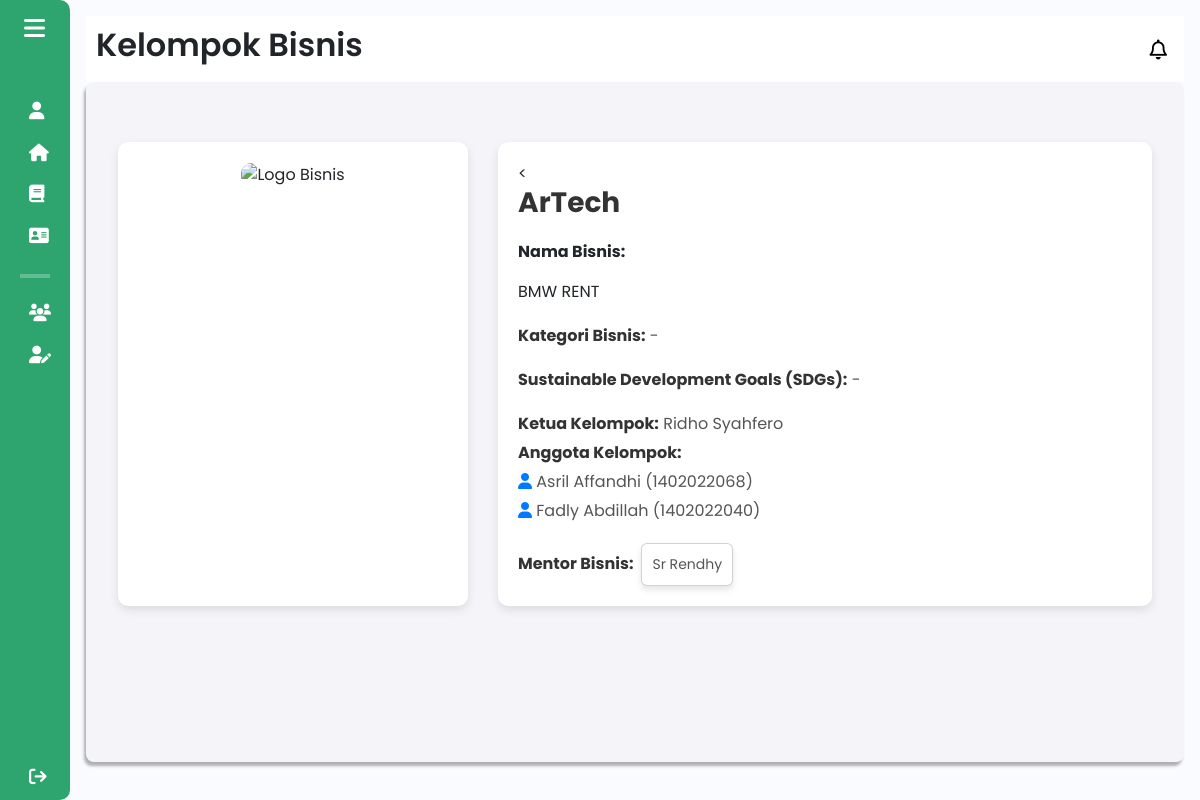
Page /components/pages/mahasiswa/detail_kelompok_bisnis.php?id=10 (signed in) on the committed database.
### tables this page shows
CREATE TABLE `mahasiswa` (
  `id` int(11) NOT NULL,
  `user_id` int(11) NOT NULL,
  `nama` varchar(100) NOT NULL,
  `npm` varchar(15) NOT NULL,
  `program_studi` varchar(100) NOT NULL,
  `tahun_angkatan` varchar(100) NOT NULL,
  `email` varchar(100) DEFAULT NULL,
  `contact` varchar(15) DEFAULT NULL,
  `fakultas` varchar(100) DEFAULT NULL
);

CREATE TABLE `anggota_kelompok` (
  `id` int(11) NOT NULL,
  `id_kelompok` int(11) DEFAULT NULL,
  `npm_anggota` varchar(20) DEFAULT NULL
);

### components/pages/mahasiswa/detail_kelompok_bisnis.php (the view, shortened to what this page needs)
<?php
include $_SERVER['DOCUMENT_ROOT'] . '/Aplikasi-Kewirausahaan/config/db_connection.php';
$npm_mahasiswa = $_SESSION['npm'];
$cekKelompokQuery = "
    SELECT kb.*, ak.id_kelompok AS anggota_id
    FROM kelompok_bisnis kb
    LEFT JOIN anggota_kelompok ak ON kb.id_kelompok = ak.id_kelompok
    WHERE kb.npm_ketua = '$npm_mahasiswa' OR ak.npm_anggota = '$npm_mahasiswa' LIMIT 1";
$cekKelompokResult = mysqli_query($conn, $cekKelompokQuery);
$kelompokTerdaftar = mysqli_fetch_assoc($cekKelompokResult);
$mentorAda = !empty($kelompokTerdaftar['mentor_bisnis']);
?>
<!DOCTYPE html>
<html lang="en">
<head>
    <link href="https://cdn.lineicons.com/4.0/lineicons.css" rel="stylesheet" />
    <link href="https://cdn.jsdelivr.net/npm/bootstrap@5.3.0-alpha3/dist/css/bootstrap.min.css" rel="stylesheet"
>
    <link rel="stylesheet" href="/Aplikasi-Kewirausahaan/assets/css/detail_kelompok.css">
</head>
<body>
    <div class="wrapper">
        <?php include 'sidebar_mahasiswa.php'; ?>
        <div class="main p-3">
            <div class="main_header">
                <?php
                    include 'header_mahasiswa.php';
                ?>
            </div>
            <div class="main_wrapper">
                <?php if ($kelompokTerdaftar) { ?>
                    <div class="container">
                        <div class="left">
                            <img alt="Logo Bisnis" src="/Aplikasi-Kewirausahaan/components/pages/mahasiswa/logos/<?php echo $kelompokTerdaftar['logo_bisnis']; ?>" />
                        </div>
                        <div class="right">
                            <
                        <?php if (!$mentorAda) { ?>
                            <div class="title-edit">
                                <h1 id="nama-kelompok-text"><?php echo htmlspecialchars($kelompokTerdaftar['nama_kelompok']); ?></h1>
                                <input type="text" id="nama-kelompok-input" value="<?php echo htmlspecialchars($kelompokTerdaftar['nama_kelompok']); ?>" style="display: none;" />
                                <button class="edit-btn" type="button" title="Edit Kelompok Bisnis">
                                    <i class="fas fa-edit"></i>
                                </button>
                            </div>
                        <?php } else { ?>
                            <div class="title-edit">
                                <h1 id="nama-kelompok-text"><?php echo htmlspecialchars($kelompokTerdaftar['nama_kelompok']); ?></h1>
                            </div>
                        <?php } ?>
                            <p><strong>Nama Bisnis:</strong></p>
                            <span id="nama-bisnis-text"><?php echo htmlspecialchars($kelompokTerdaftar['nama_bisnis']); ?></span>
                            <div class="category">
                                <p><strong>Kategori Bisnis:</strong> -</p>
                            </div>
                            <div class="sdg">
                                <p><strong>Sustainable Development Goals (SDGs):</strong> -</p>
                            </div>
                            <div class="bottom">
                                <div class="members">
                                    <p><strong>Ketua Kelompok:</strong>
                                        <?php
                                            $ketuaQuery = "SELECT nama FROM mahasiswa WHERE npm = '" . $kelompokTerdaftar['npm_ketua'] . "' LIMIT 1";
                                            $ketuaResult = mysqli_query($conn, $ketuaQuery);
                                            $ketuaData = mysqli_fetch_assoc($ketuaResult);
                                            echo $ketuaData['nama'];
                                        ?>
                                    </p>
                                    <p><strong>Anggota Kelompok:</strong></p>
                                    <?php
                                    $anggotaQuery = "
                                        SELECT ak.npm_anggota, m.nama
                                        FROM anggota_kelompok ak
                                        JOIN mahasiswa m ON ak.npm_anggota = m.npm
                                        WHERE ak.id_kelompok = " . $kelompokTerdaftar['id_kelompok'];
                                    $anggotaResult = mysqli_query($conn, $anggotaQuery);
                                    while ($anggota = mysqli_fetch_assoc($anggotaResult)) {
                                        echo "<p><i class='fas fa-user'></i> " . $anggota['nama'] . " (" . $anggota['npm_anggota'] . ")</p>";
                                    }
                                    ?>
                                </div>
                                <div class="tutor">
                                    <div class="d-flex align-items-center mentor">
                                        <strong class="me-2">Mentor Bisnis:</strong>
                                        <?php if ($mentorAda) { ?>
                                            <a class="text-decoration-none" data-bs-toggle="collapse" href="#collapseExample" role="button" aria-expanded="false" aria-controls="collapseExample">
                                                <div class="card d-inline-block" title="Lihat Detail Mentor Bisnis">
                                                    <div class="card-body p-0">
                                                        <p class="card-text m-0 text-center">
                                                            <?php echo htmlspecialchars($kelompokTerdaftar['mentor_bisnis']); ?>
                                                        </p>
                                                    </div>
                                                </div>
                                            </a>
                                        <?php } else { ?>
                                            <span class="text-muted">Belum ada mentor bisnis</span>
                                        <?php } ?>
                                    </div>
                                </div>
                            </div>
                        </div>
                    </div>
                <?php } else { ?>
                    <div class="alert alert-warning">Kelompok Bisnis belum terdaftar.</div>
                <?php } ?>
            </div>
        </div>
    </div>
</body>
</html>

### assets/css/detail_kelompok.css (style rules this page uses)
body { font-family: "Arial", sans-serif; background-color: #f4f7fb; }
.container { display: flex; flex-direction: row; gap: 30px; padding: 40px; justify-content: center; }
.left { width: 350px; background-color: #fff; border-radius: 10px; box-shadow: 0 4px 10px rgba(0, 0, 0, 0.1); padding: 20px; text-align: center; }
.left img { width: 100%; height: auto; border-radius: 10px; }
.right { flex: 1; background-color: #fff; border-radius: 10px; box-shadow: 0 4px 10px rgba(0, 0, 0, 0.1); padding: 20px; }
.title-edit { display: flex; justify-content: space-between; align-items: center; margin-bottom: 20px; }
.title-edit h1 { margin: 0; font-size: 28px; font-weight: bold; color: #333; }
.category, .sdg, .members, .tutor { margin-top: 20px; }
.category p, .sdg p, .members p, .tutor p { font-size: 16px; color: #555; }
.category strong, .sdg strong, .members strong, .tutor strong { font-weight: bold; color: #333; }
.members p, .tutor p { font-size: 16px; color: #333; margin-bottom: 5px; }
.members p i, .tutor p i { color: #007bff; }
.bottom { margin-top: 20px; }
.bottom p { font-size: 16px; color: #555; }
.bottom p strong { font-weight: bold; color: #333; }
.card { flex: 1; padding: 10px; border: 1px solid #ddd; border-radius: 10px; box-shadow: 0 4px 6px rgba(0, 0, 0, 0.1); text-align: center; background-color: #fff; cursor: pointer; transition: transform 0.2s, box-shadow 0.2s; }
.card p { font-size: 14px; color: #555; }

### assets/css/sidebar.css (style rules this page uses)
a { text-decoration: none; }
h1 { font-weight: 600; font-size: 1.5rem; }
body { font-family: "Poppins", sans-serif; }
.wrapper { display: flex; }
.main { min-height: 100vh; width: 100%; overflow: hidden; transition: all 0.35s ease-in-out; background-color: #fafbfe; }
.main_wrapper { width: 100%; height: 85vh; background-color: #f4f4f9; box-shadow: -2px 4px 3px rgba(0, 0, 0, 0.3); margin: 0; padding: 20px; overflow-y: auto; border-radius: 8px; }

### assets/css/header.css (style rules this page uses)
a { text-decoration: none; }
h1 { font-weight: 600; font-size: 1.5rem; }
body { font-family: "Poppins", sans-serif; }
.main_header { display: flex; justify-content: space-between; align-items: center; padding: 5px; background-color: #fff; min-height: 50px; }

### rows in the picture
mahasiswa: nama "Ridho Syahfero"
anggota_kelompok: mahasiswa.nama "Asril Affandhi", npm_anggota "1402022068"
anggota_kelompok: mahasiswa.nama "Fadly Abdillah", npm_anggota "1402022040"

### other values in the picture
$pageTitle "Kelompok Bisnis"
$kelompokTerdaftar['nama_kelompok'] "ArTech"
$kelompokTerdaftar['nama_bisnis'] "BMW RENT"
$kelompokTerdaftar['mentor_bisnis'] "Sr Rendhy"
